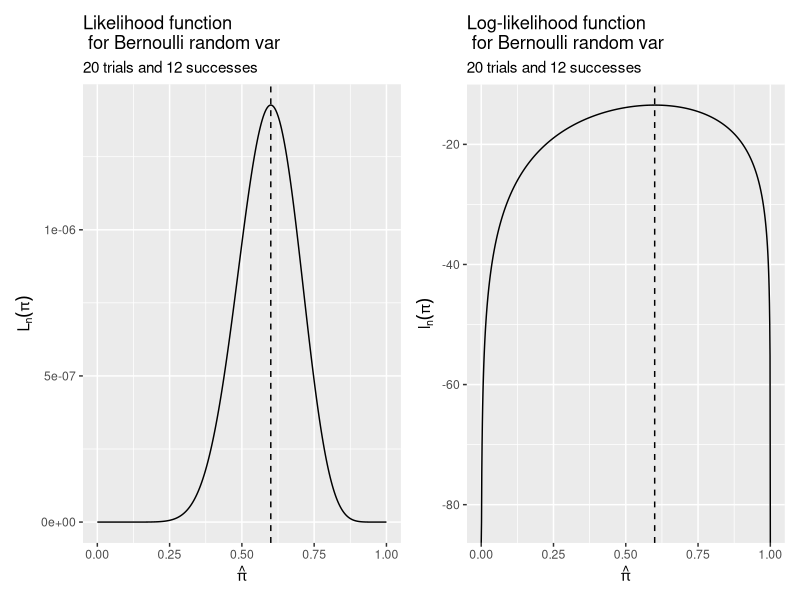
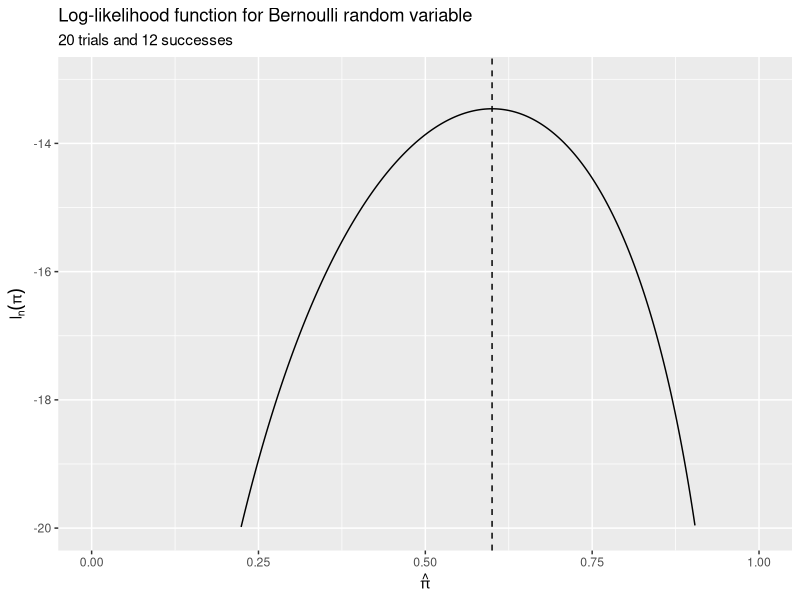
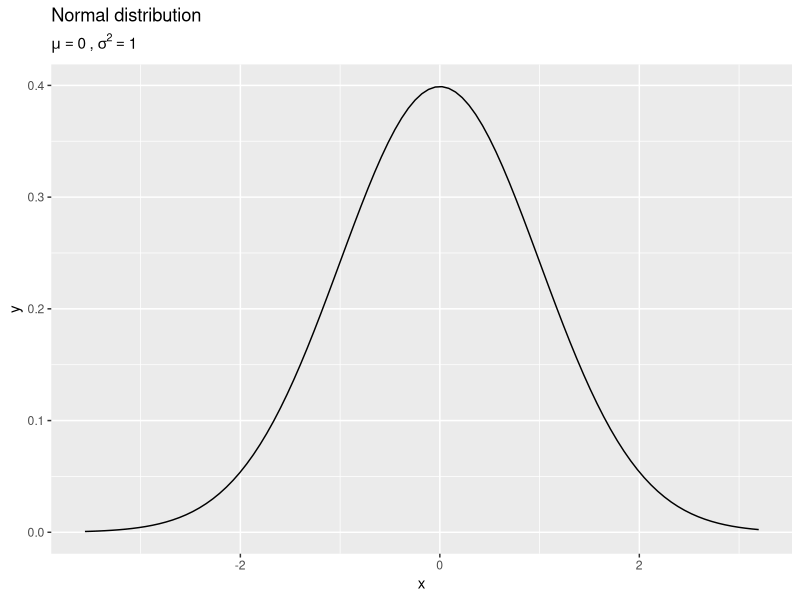
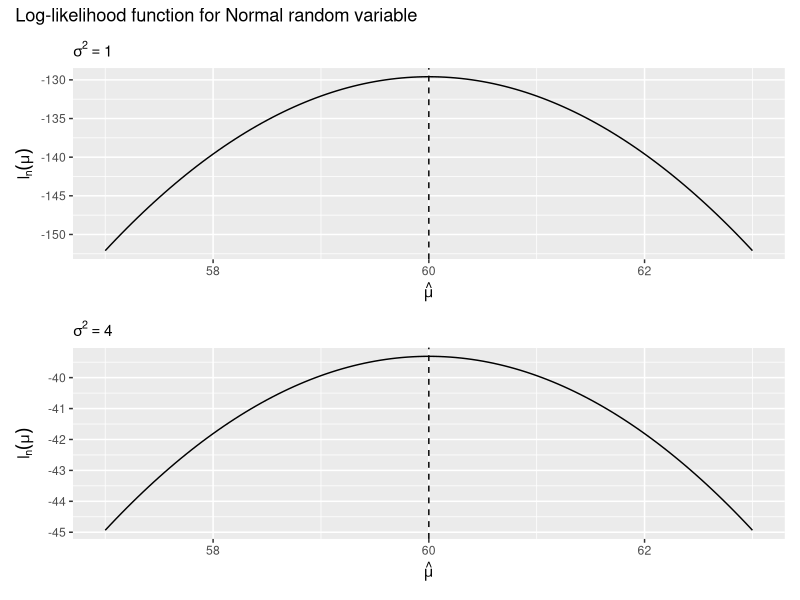
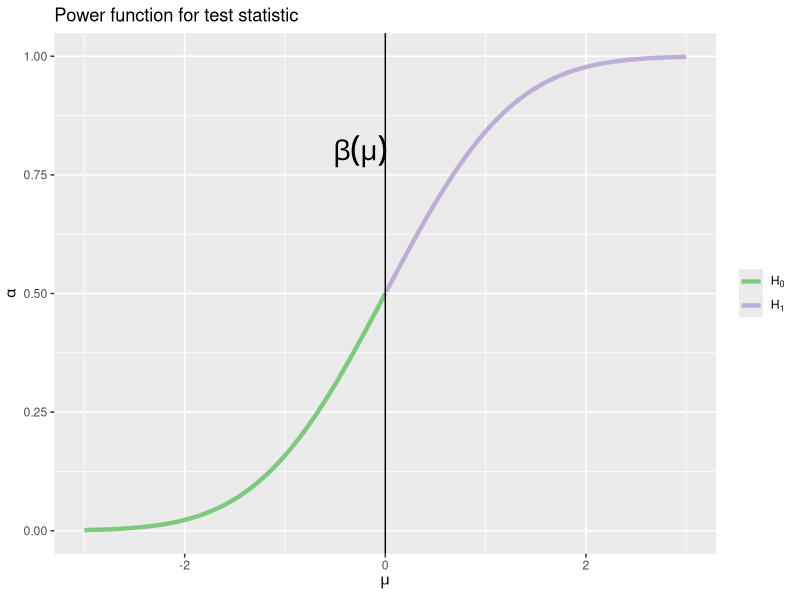
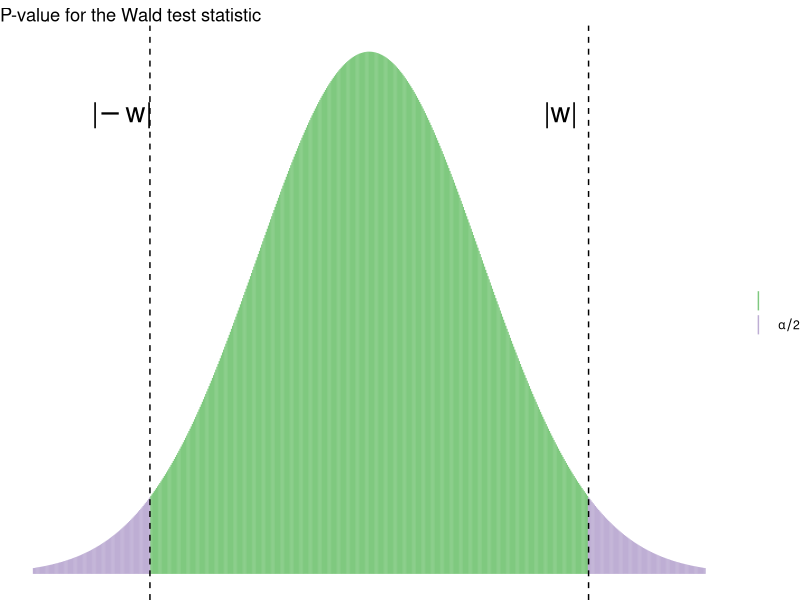

Source code (R) for these figures, in order:
## ---- chunk 1

## ---- chunk 2
library(tidyverse)
library(patchwork)
library(here)
library(gganimate)
## ---- chunk 3
knitr::include_graphics("https://www.bluey.tv/wp-content/themes/bbc-bluey/assets/images/characters/bluey-star@2x.png")
## ---- chunk 4
# loglikelihood function for plotting
lik_bern <- function(p, S, n) {
  p^S * (1 - p)^(n - S)
}

log_lik_bern <- function(p, S, n) {
  S * log(p) + (n - S) * log(1 - p)
}


# calculate likelihood values
bern <- tibble(
  x = seq(0, 1, by = 0.001),
  lik = lik_bern(x, 12, 20),
  loglik = log_lik_bern(x, 12, 20)
)

ggplot(bern, aes(x, lik)) +
  geom_line() +
  geom_vline(xintercept = (12 / 20), linetype = 2) +
  labs(
    title = "Likelihood function \n for Bernoulli random var",
    subtitle = "20 trials and 12 successes",
    x = expression(hat(pi)),
    y = expression(L[n](pi))
  ) +
  ggplot(bern, aes(x, loglik)) +
  geom_line() +
  geom_vline(xintercept = (12 / 20), linetype = 2) +
  labs(
    title = "Log-likelihood function \n for Bernoulli random var",
    subtitle = "20 trials and 12 successes",
    x = expression(hat(pi)),
    y = expression(l[n](pi))
  ) +
  plot_layout(ncol = 2)
## ---- chunk 5
  ggplot(bern, aes(x, loglik)) +
  geom_line() +
  geom_vline(xintercept = (12 / 20), linetype = 2) +
  labs(
    title = "Log-likelihood function for Bernoulli random variable",
    subtitle = "20 trials and 12 successes",
    x = expression(hat(pi)),
    y = expression(l[n](pi))
  ) +
  ylim(-20, -13)
## ---- chunk 6
tibble(x = rnorm(1000, 0, 1)) %>%
  ggplot(aes(x)) +
  stat_function(fun = dnorm, args = list(mean = 0, sd = 1)) +
  labs(
    title = "Normal distribution",
    subtitle = expression(paste(mu == 0, " , ", sigma^{
      2
    } == 1))
  )
## ---- chunk 7
prof <- tibble(
  id = 1:5,
  years = c(3, 2, 4, 1, 5),
  salary = 45 + 5 * years
)

prof %>%
  select(-years) %>%
  knitr::kable(caption = "Salaries of assistant professors", format = "html")
## ---- chunk 8
likelihood.normal.mu <- function(mu, sig2 = 1, x) {
  # mu      mean of normal distribution for given sig
  # x       vector of data
  n <- length(x)
  a1 <- (2 * pi * sig2)^-(n / 2)
  a2 <- -1 / (2 * sig2)
  y <- (x - mu)^2
  ans <- a1 * exp(a2 * sum(y))
  return(log(ans))
}

tibble(
  mu_hat = seq(57, 63, by = .05),
  logLik = map_dbl(mu_hat, likelihood.normal.mu, x = prof$salary)
) %>%
  ggplot(aes(mu_hat, logLik)) +
  geom_line() +
  geom_vline(xintercept = mean(prof$salary), linetype = 2) +
  labs(
    subtitle = expression(sigma^2 == 1),
    x = expression(hat(mu)),
    y = expression(l[n](mu))
  ) +
  tibble(
  mu_hat = seq(57, 63, by = .05),
  logLik = map_dbl(mu_hat, likelihood.normal.mu, x = prof$salary, sig2 = 4)
) %>%
  ggplot(aes(mu_hat, logLik)) +
  geom_line() +
  geom_vline(xintercept = mean(prof$salary), linetype = 2) +
  labs(
    subtitle = expression(sigma^2 == 4),
    x = expression(hat(mu)),
    y = expression(l[n](mu))
  ) +
  plot_layout(ncol = 1) +
  plot_annotation(title = "Log-likelihood function for Normal random variable")
## ---- chunk 9
knitr::include_graphics("https://i.stack.imgur.com/Kq0OH.jpg")
## ---- chunk 10
tibble(
  x = seq(-3, 3, by = 0.01),
  y = pnorm(x),
  h = x > -0
) %>%
  ggplot(aes(x, y, color = h)) +
  geom_line(size = 1.5) +
  geom_vline(xintercept = 0) +
  scale_color_brewer(type = "qual", labels = expression(H[0], H[1])) +
  annotate(geom = "text", x = -0.25, y = .8, label = expression(beta(mu)), size = 7) +
  labs(
    title = "Power function for test statistic",
    x = expression(mu),
    y = expression(alpha),
    color = NULL
  )
## ---- chunk 11
expand.grid(
  x = seq(from = -6, 6, length.out = 201),
  df = seq(from = 1, to = 50)
) %>%
  as_tibble() %>%
  mutate(y = dt(x, df)) %>%
  ggplot(mapping = aes(x = x, y = y)) +
  geom_line() +
  stat_function(fun = dnorm, n = 201, color = "blue") +
  labs(
    title = "Student's t",
    subtitle = "{closest_state} degrees of freedom",
    y = "Density"
  ) +
  transition_states(states = df) +
  view_follow(fixed_x = TRUE)
## ---- chunk 12
knitr::include_graphics("http://www.azquotes.com/picture-quotes/quote-the-absence-of-evidence-is-not-the-evidence-of-absence-carl-sagan-43-51-12.jpg")
## ---- chunk 13
knitr::include_graphics("https://imgs.xkcd.com/comics/p_values_2x.png")
## ---- chunk 14
tibble(
  x = seq(-3, 3, by = 0.01),
  y = dnorm(x),
  tails = x < qnorm(p = 0.025) | x > qnorm(p = 0.975)
) %>%
  ggplot(aes(x, y)) +
  geom_linerange(aes(ymax = y, ymin = 0, color = tails)) +
  scale_color_brewer(type = "qual", labels = expression(NULL, alpha / 2)) +
  geom_vline(xintercept = qnorm(p = c(0.025, 0.975)), linetype = 2) +
  annotate(
    geom = "text", x = qnorm(p = c(0.025, 0.975)) - .25, y = .35,
    label = expression(paste("|", -w, "|"), paste("|", w, "|")),
    size = 7
  ) +
  labs(
    title = "P-value for the Wald test statistic",
    x = NULL,
    y = NULL,
    color = NULL
  ) +
  theme_void() #base_size = rcfss::base_size)
